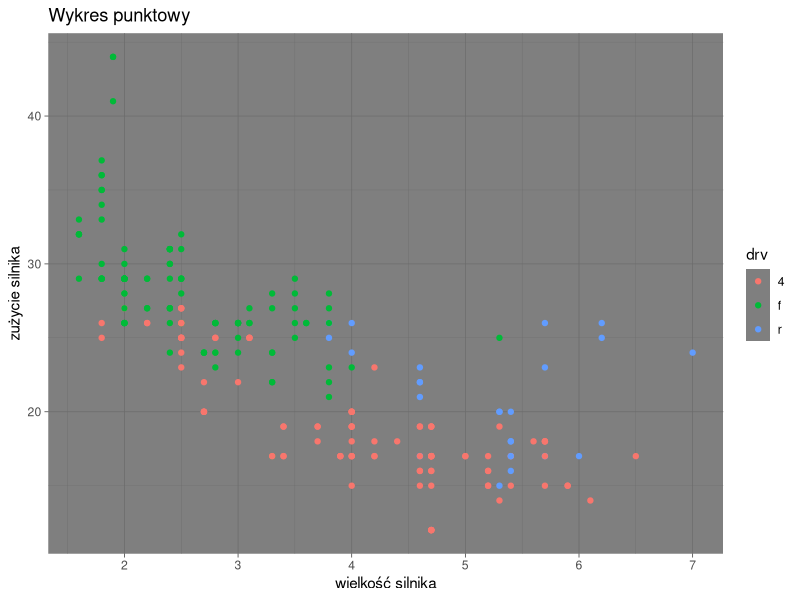
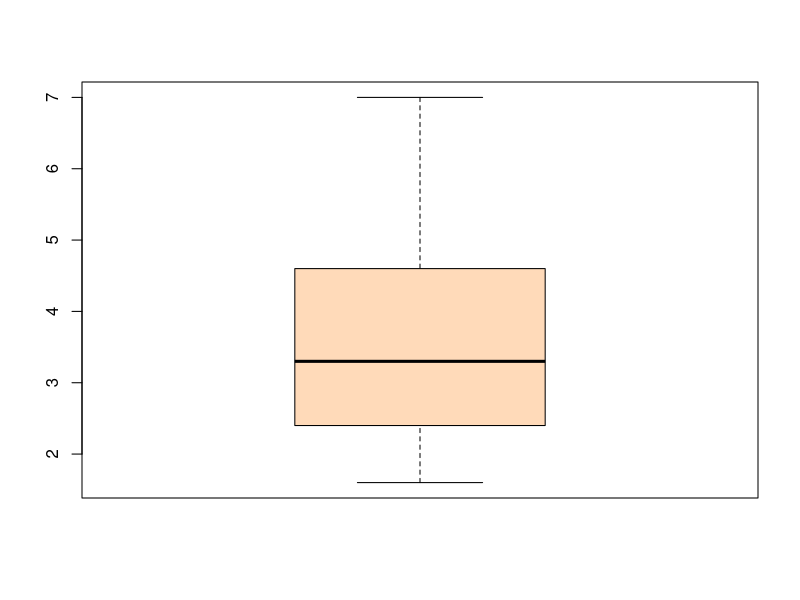

Write the R code that produced these figures, in order.
## ---- chunk 1
library(xtable)
library(ggplot2)
library(tidyverse)
## ---- chunk 2
data(mpg) 
View(mpg)
ggplot(mpg, aes(x = displ, y = hwy, color = drv)) +
  geom_point() + 
  labs(title = "Wykres punktowy", x= "wielkość silnika", y = "zużycie silnika")+
  theme_dark()
boxplot(mpg$displ, col="peachpuff")
## ---- chunk 3
wektor1 <- c(mpg$displ)
wektor2 <- c(mpg$hwy) 
